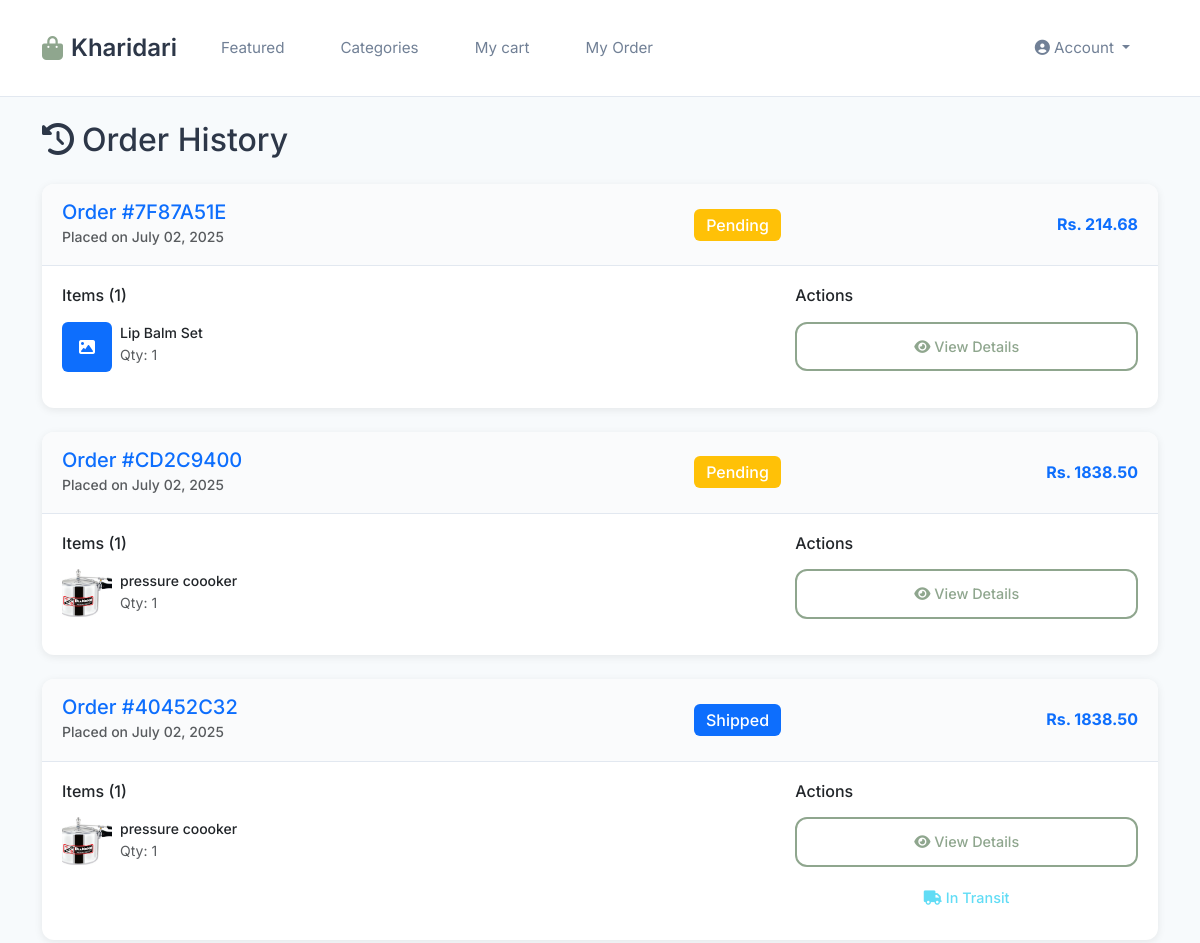
Page /orders/ (signed in, upper part) on the earlier database version.
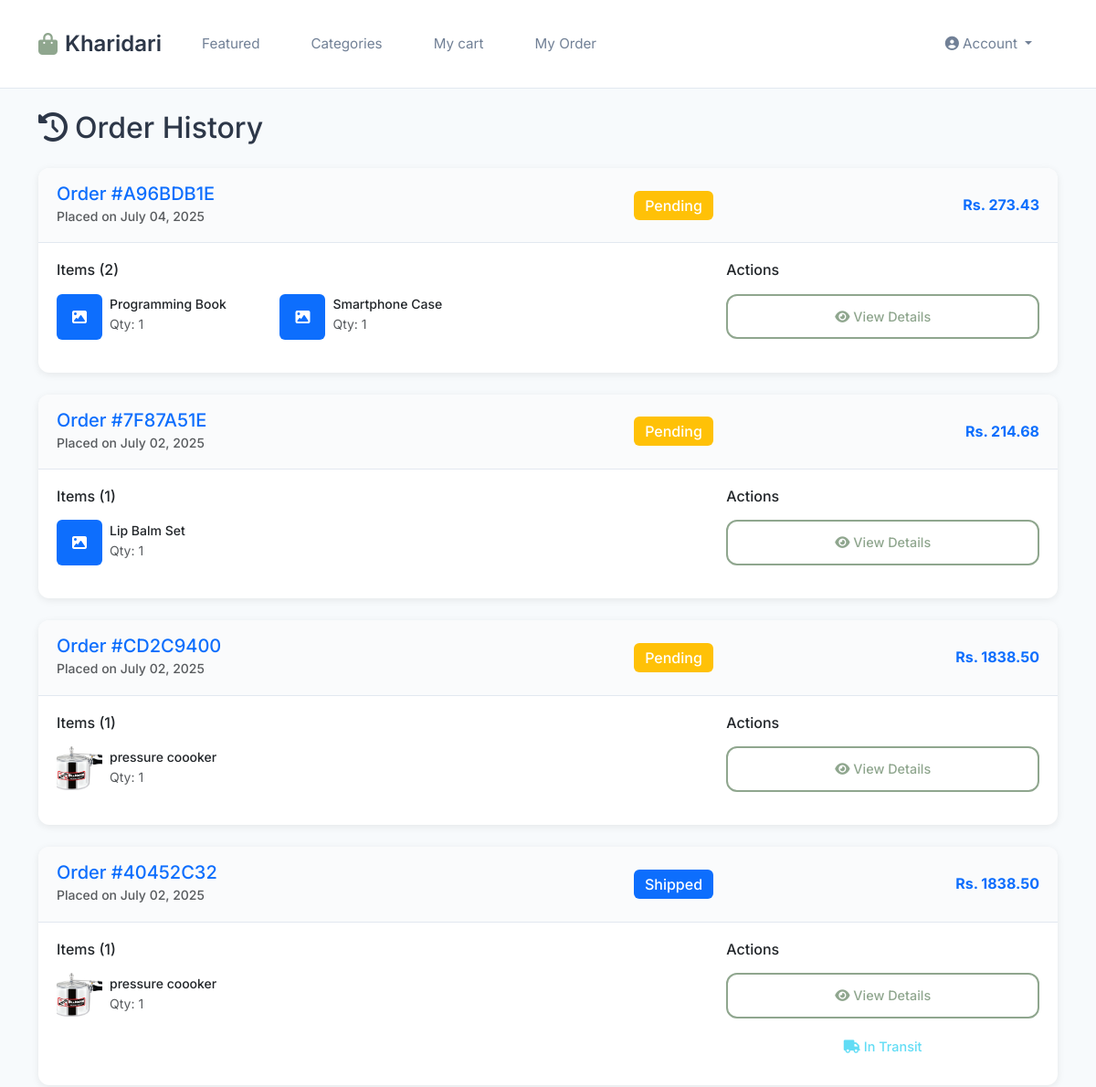
Same page on the later database version.
### ecommerce/models.py (models this page shows, shortened)
class Order(models.Model):
    STATUS_CHOICES = [
        ('pending', 'Pending'),
        ('processing', 'Processing'),
        ('shipped', 'Shipped'),
        ('delivered', 'Delivered'),
        ('cancelled', 'Cancelled'),
    ]
    PAYMENT_METHOD_CHOICES = [
        ('cod', 'Cash on Delivery'),
        ('esewa', 'eSewa'),
        ('khalti', 'Khalti'),
    ]
    user = models.ForeignKey(User, on_delete=models.CASCADE, related_name='orders')
    order_number = models.CharField(max_length=20, unique=True)
    status = models.CharField(max_length=20, choices=STATUS_CHOICES, default='pending')
    payment_method = models.CharField(max_length=20, choices=PAYMENT_METHOD_CHOICES, default='cod')
    first_name = models.CharField(max_length=50)
    last_name = models.CharField(max_length=50)
    email = models.EmailField()
    phone = models.CharField(max_length=20)
    address_line_1 = models.CharField(max_length=100)
    address_line_2 = models.CharField(max_length=100, blank=True)
    city = models.CharField(max_length=50)
    state = models.CharField(max_length=50)
    postal_code = models.CharField(max_length=20)
    country = models.CharField(max_length=50, default='Nepal')
    subtotal = models.DecimalField(max_digits=10, decimal_places=2)
    tax = models.DecimalField(max_digits=10, decimal_places=2, default=0)
    shipping = models.DecimalField(max_digits=10, decimal_places=2, default=0)
    total = models.DecimalField(max_digits=10, decimal_places=2)
    created_at = models.DateTimeField(auto_now_add=True)
    updated_at = models.DateTimeField(auto_now=True)
    class Meta:
        ordering = ['-created_at']
    def get_absolute_url(self):
        return reverse('order_detail', kwargs={'order_number': self.order_number})

class OrderItem(models.Model):
    order = models.ForeignKey(Order, on_delete=models.CASCADE, related_name='items')
    product = models.ForeignKey(Product, on_delete=models.CASCADE)
    quantity = models.PositiveIntegerField()
    price = models.DecimalField(max_digits=10, decimal_places=2)  # Price at time of order

class Product(models.Model):
    name = models.CharField(max_length=200)
    slug = models.SlugField(max_length=200, unique=True)
    description = models.TextField()
    price = models.DecimalField(max_digits=10, decimal_places=2)
    discount_price = models.DecimalField(max_digits=10, decimal_places=2, blank=True, null=True)
    category = models.ForeignKey(Category, on_delete=models.CASCADE, related_name='products')
    image = models.ImageField(upload_to='products/')
    stock = models.PositiveIntegerField(default=0)
    is_active = models.BooleanField(default=True)
    is_featured = models.BooleanField(default=False)
    created_at = models.DateTimeField(auto_now_add=True)
    updated_at = models.DateTimeField(auto_now=True)
    class Meta:
        ordering = ['-created_at']

### ecommerce/views.py (the view)
# urls.py: path('orders/', views.order_history_view, name='order_history'),
@login_required
@customer_only
def order_history_view(request):
    orders = Order.objects.filter(user=request.user).order_by('-created_at')
    context = {
        'orders': orders,
    }
    return render(request, 'ecommerce/order_history.html', context)

### ecommerce/views.py (called while the page is built)
def customer_only(view_func):
    @wraps(view_func)
    def wrapper(request, *args, **kwargs):
        if request.user.is_authenticated and (request.user.is_superuser or request.user.is_staff):
            messages.warning(request, 'Admin users cannot access customer features. Please use the admin panel.')
            return redirect('/admin/')
        return view_func(request, *args, **kwargs)
    return wrapper

### templates/ecommerce/order_history.html (shortened to what the changed rows need)
{% extends 'base.html' %}
{% load static %}
{% block content %}
<div class="container py-4">
    <div class="row">
        <div class="col-12">
            <h1 class="h2 mb-4">
                <i class="fas fa-history me-2"></i>Order History
            </h1>
        </div>
    </div>
    {% if orders %}
        <div class="row">
            <div class="col-12">
                {% for order in orders %}
                <div class="card mb-4">
                    <div class="card-header">
                        <div class="row align-items-center">
                            <div class="col-md-6">
                                <h5 class="mb-0">
                                    <a href="{{ order.get_absolute_url }}" class="text-decoration-none">
                                        Order #{{ order.order_number }}
                                    </a>
                                </h5>
                                <small class="text-muted">Placed on {{ order.created_at|date:"F d, Y" }}</small>
                            </div>
                            <div class="col-md-3 text-md-center">
                                <span class="badge bg-{% if order.status == 'pending' %}warning{% elif order.status == 'processing' %}info{% elif order.status == 'shipped' %}primary{% elif order.status == 'delivered' %}success{% else %}danger{% endif %} fs-6">
                                    {{ order.get_status_display }}
                                </span>
                            </div>
                            <div class="col-md-3 text-md-end">
                                <strong class="text-primary">Rs. {{ order.total }}</strong>
                            </div>
                        </div>
                    </div>
                    <div class="card-body">
                        <div class="row">
                            <div class="col-md-8">
                                <h6 class="mb-3">Items ({{ order.items.count }})</h6>
                                <div class="row">
                                    {% for item in order.items.all|slice:":3" %}
                                    <div class="col-md-4 mb-3">
                                        <div class="d-flex align-items-center">
                                            {% if item.product.image %}
                                                <img src="{{ item.product.image.url }}"
                                                     class="img-fluid rounded me-2"
                                                     alt="{{ item.product.name }}"
                                                     style="width: 50px; height: 50px; object-fit: cover;">
                                            {% else %}
                                                <div class="bg-primary d-flex align-items-center justify-content-center text-white rounded me-2" style="width: 50px; height: 50px;">
                                                    <i class="fas fa-image"></i>
                                                </div>
                                            {% endif %}
                                            <div class="flex-grow-1">
                                                <h6 class="mb-0 small">{{ item.product.name|truncatechars:25 }}</h6>
                                                <small class="text-muted">Qty: {{ item.quantity }}</small>
                                            </div>
                                        </div>
                                    </div>
                                    {% endfor %}
                                </div>
                            </div>
                            <div class="col-md-4">
                                <h6 class="mb-3">Actions</h6>
                                <div class="d-grid gap-2">
                                    <a href="{{ order.get_absolute_url }}" class="btn btn-outline-primary btn-sm">
                                        <i class="fas fa-eye me-1"></i>View Details
                                    </a>
                                    {% if order.status == 'delivered' %}
                                    <button class="btn btn-outline-success btn-sm" disabled>
                                        <i class="fas fa-check me-1"></i>Delivered
                                    </button>
                                    {% elif order.status == 'shipped' %}
                                    <button class="btn btn-outline-info btn-sm" disabled>
                                        <i class="fas fa-truck me-1"></i>In Transit
                                    </button>
                                    {% elif order.status == 'cancelled' %}
                                    <button class="btn btn-outline-danger btn-sm" disabled>
                                        <i class="fas fa-times me-1"></i>Cancelled
                                    </button>
                                    {% endif %}
                                </div>
                            </div>
                        </div>
                    </div>
                </div>
                {% endfor %}
            </div>
        </div>
    {% endif %}
</div>
{% endblock %}

Differences in the rows shown:
added Order: order_number "A96BDB1E", created_at "July 04, 2025", status "Pending", total "273.43", items.count "2"
added OrderItem: product.name "Programming Book", quantity "1", shown under "A96BDB1E"
added OrderItem: product.name "Smartphone Case", quantity "1", shown under "A96BDB1E"
